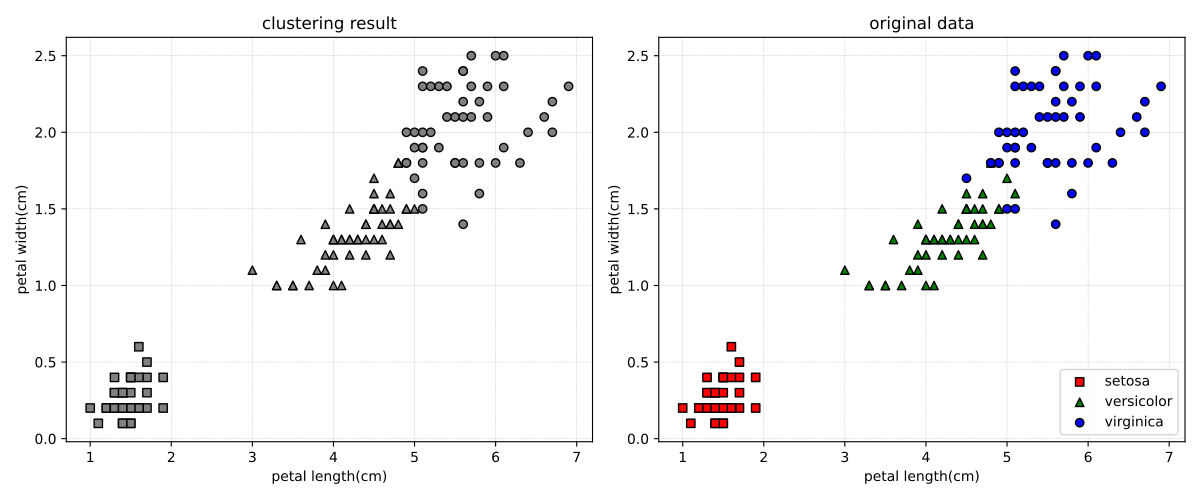

The Python source for this figure:
import pandas as pd 
import numpy as np
from sklearn.datasets import load_iris
from sklearn.cluster import KMeans
import matplotlib.pyplot as plt 

dataset = load_iris()
df = pd.DataFrame(dataset.data, columns=dataset.feature_names)
df['target'] = dataset.target
print(df)

#列名を指定して削除
df1 = df.drop(columns=['sepal length (cm)', 'sepal width (cm)'])
print(df1)

#教師なし学習のk-meansを使ってクラスタリングを行う
X = df1.iloc[:,:2]
print(X)
Y = df1.iloc[:,2]

kmeans = KMeans(n_clusters=3, init='random', n_init='auto', random_state=42)
y_kmeans = kmeans.fit_predict(X)

print(y_kmeans)
#y_kmeansをデータフレーム化
z = pd.DataFrame(data=y_kmeans)

X['y_kmeans'] = z
print(X)

#クラスタリングしたデータをプロットする
# マーカーを指定するための関数を定義
def set_marker(value):
    if value == 0:
        return "o"  # 丸のマーカー
    elif value == 1:
        return "^"  # 上向き三角形のマーカー
    else:
        return "s"  # 正方形のマーカー

# 散布図をプロット
for index, row in X.iterrows():
    marker = set_marker(row['y_kmeans'])
    plt.scatter(row['petal length (cm)'], row['petal width (cm)'], \
        marker=marker, color='grey', edgecolor='black')
plt.grid(color='grey', linestyle=':', linewidth=0.3)
plt.title("clustering result")
plt.xlabel("petal length(cm)")
plt.ylabel("petal width(cm)")
plt.show()

#元データの図示
d= df1.iloc
plt.scatter(d[:50, 0], d[:50, 1], color='r', marker='s', edgecolor='black', label='setosa')
plt.scatter(d[50:100, 0], d[50:100, 1], color='g', marker='^', edgecolor='black', label='versicolor')
plt.scatter(d[100:, 0], d[100:, 1], color='b', marker='o', edgecolor='black', label='virginica')
plt.grid(color='grey', linestyle=':', linewidth=0.3)
plt.title("original data")
plt.xlabel("petal length(cm)")
plt.ylabel("petal width(cm)")
plt.legend(loc='lower right')
plt.show()
